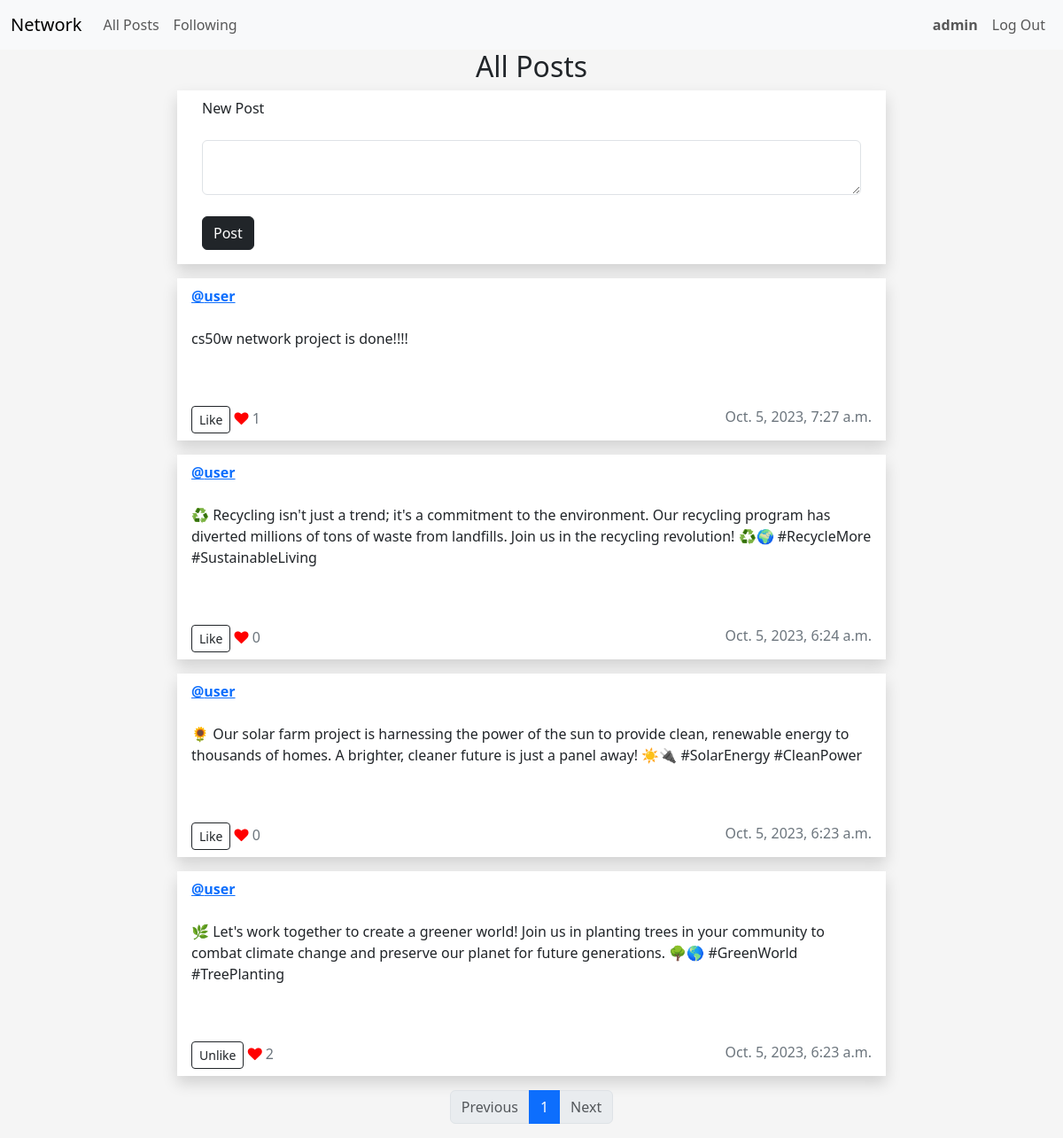
The page /following (signed in) on the database its author committed.
### network/models.py (models this page shows, shortened)
class User(AbstractUser):
    pass

class Post(models.Model):
    user = models.ForeignKey(User, on_delete=models.CASCADE)
    content = models.TextField()
    timestamp = models.DateTimeField(auto_now_add=True)
    likes = models.ManyToManyField(User, related_name="liked_posts")

### network/views.py (the view)
# urls.py: path("following", views.following_view, name="following"),
@login_required(login_url="/login")
def following_view(request):
    user_following = request.user.following.all()
    users_followed = [following.user_followed for following in user_following]
    post_list = Post.objects.filter(user__in=users_followed).order_by("-timestamp")
    if not post_list:
        messages.success(request, f"Your following list is empty")
    paginator = Paginator(
        post_list, POST_NUMBER_PER_PAGE
    )  # Show 10  contacts per page.
    page_number = request.GET.get("page")
    page_obj = paginator.get_page(page_number)
    return render(request, "network/index.html", {"page_obj": page_obj})

### network/templates/network/index.html (shortened to what this page needs)
{% extends "network/layout.html" %}
{% block body %}
<h2>All Posts</h2>
<div class="row">
   <div class="card rounded-0 border-0 shadow mb-3 mx-auto" style="max-width: 50rem;">
      <div class="card-header bg-transparent border-0">
         New Post
      </div>
      <div class="card-body">
         <form action="{% url 'post' %}" method="post">
            <textarea class="form-control" autofocus="true" name="content" id="content" maxlength="400"></textarea><br>
            <input class="btn btn-dark" type="submit" value="Post">
         </form>
      </div>
   </div>
</div>
{% for post in page_obj.object_list %}
<div id="posts">
    <div class="row mb-3">
       <div class="post" data-post-id="{{ post.id }}">
          <div class="card rounded-0 border-0 shadow mx-auto" style="max-width: 50rem;">
             <div class="card-header bg-transparent border-0 d-flex justify-content-between">
                <strong><a href="{% url 'profile' post.user.id %}">@{{ post.user }}</a></strong>
             </div>
             <div class="card-body text-dark">
                <p id="post-content" class="post-content">{{ post.content }}</p>
                <br>
             </div>
             <div class="card-footer bg-transparent text-secondary border-0 d-flex justify-content-between">
                <div>
                    <button type="button" id="likeButton_{{ post.id }}" data-post-id="{{ post.id }}" class="btn btn-outline-dark btn btn-sm like-button">
                        {% if user in post.likes.all %}
                        Unlike
                        {% else %}
                        Like
                        {% endif %}
                    </button>
                    <i class="fa fa-heart" style="color: red;"></i>
                    <span id="likeCount_{{ post.id }}" class="like-count">{{ post.likes.count }}</span>
                </div>
                <div>
                    <span> {{ post.timestamp }}</span>
                </div>
             </div>
          </div>
       </div>
    </div>
 </div>
 </div>
{% endfor %}
<nav aria-label="Page navigation example">
   <ul class="pagination justify-content-center">
      {% if page_obj.has_previous %}
      <li class="page-item">
         <a class="page-link" href="?page={{ page_obj.previous_page_number }}">Previous</a>
      </li>
      {% else %}
      <li class="page-item disabled">
         <span class="page-link">Previous</span>
      </li>
      {% endif %}
      {% for i in page_obj.paginator.page_range %}
      <li class="page-item {% if i == page_obj.number %}active{% endif %}">
         <a class="page-link" href="?page={{ i }}">{{ i }}</a>
      </li>
      {% endfor %}
      {% if page_obj.has_next %}
      <li class="page-item">
         <a class="page-link" href="?page={{ page_obj.next_page_number }}">Next</a>
      </li>
      {% else %}
      <li class="page-item disabled">
         <span class="page-link">Next</span>
      </li>
      {% endif %}
   </ul>
</nav>
{% endblock %}

### network/templates/network/layout.html (shortened to what this page needs)
{% load static %}
<!DOCTYPE html>
<html lang="en">
    <head>
        <link href="https://cdn.jsdelivr.net/npm/bootstrap@5.3.2/dist/css/bootstrap.min.css" rel="stylesheet">
        <link rel="stylesheet" href="https://cdnjs.cloudflare.com/ajax/libs/font-awesome/4.7.0/css/font-awesome.min.css">
        <link href="{% static 'network/styles.css' %}" rel="stylesheet">
    </head>
    <body>
        <nav class="navbar navbar-expand-lg bg-body-tertiary">
            <div class="container-fluid">
              <a class="navbar-brand" href="{% url 'index' %}">Network</a>
              <div class="collapse navbar-collapse" id="navbarTogglerDemo02">
                <ul class="navbar-nav me-auto mb-2 mb-lg-0">
                  <li class="nav-item">
                    <a class="nav-link" href="{% url 'index' %}">All Posts</a>
                  </li>
                  {% if user.is_authenticated %}
                  <li class="nav-item">
                    <a class="nav-link" href="{% url 'following' %}">Following</a>
                  </li>
                  {% endif %}
                </ul>
                <ul class="navbar-nav ms-auto">
                    {% if user.is_authenticated %}
                    <li class="nav-item">
                        <a class="nav-link" href="{% url 'profile' request.user.id %}"><strong>{{ request.user.username }}</strong></a>
                    </li>
                      <li class="nav-item">
                        <a class="nav-link" href="{% url 'logout' %}">Log Out</a>
                      </li>
                    {% endif %}
                </ul>
              </div>
            </div>
          </nav>
        <div class="body">
            {% block body %}
            {% endblock %}
    </body>
</html>

### network/static/network/styles.css (style rules this page uses)
h2 { text-align: center; }
body { background-color: #f5f5f5; }
.card-header { display: block; justify-content: space-between; }

### rows shown on the page
User: user.username "admin"
Post: user "user", content "cs50w network project is done!!!!", shows "Like", likes.count "1", timestamp "Oct. 5, 2023, 7:27 a.m."
Post: user "user", content "♻️ Recycling isn't just a trend; it's a commitment to the environment. Our recycling program has diverted millions of tons of waste from landfills. Join us in the recycling revolution! ♻️🌍 #RecycleMore #SustainableLiving", shows "Like", likes.count "0", timestamp "Oct. 5, 2023, 6:24 a.m."
Post: user "user", content "🌻 Our solar farm project is harnessing the power of the sun to provide clean, renewable energy to thousands of homes. A brighter, cleaner future is just a panel away! ☀️🔌 #SolarEnergy #CleanPower", shows "Like", likes.count "0", timestamp "Oct. 5, 2023, 6:23 a.m."
Post: user "user", content "🌿 Let's work together to create a greener world! Join us in planting trees in your community to combat climate change and preserve our planet for future generations. 🌳🌎 #GreenWorld #TreePlanting", shows "Unlike", likes.count "2", timestamp "Oct. 5, 2023, 6:23 a.m."

### other values the page prints
{{ i }} "1"
